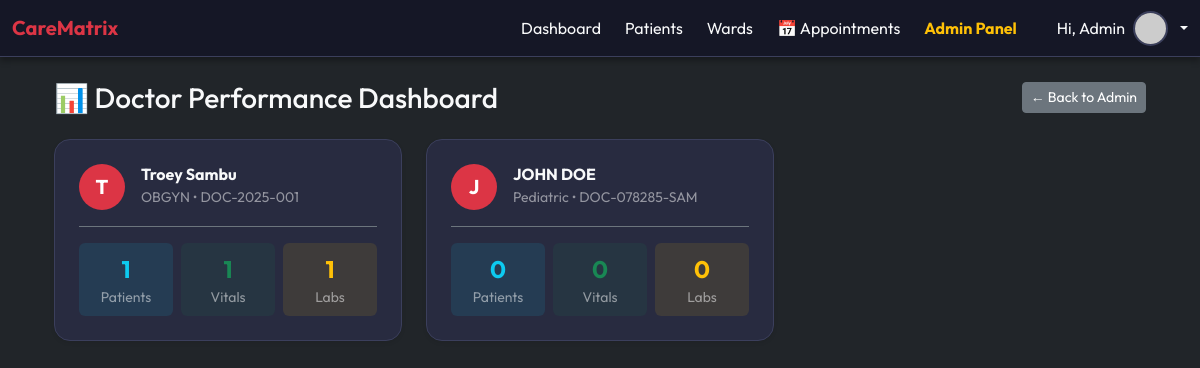
The app's page /performance/ (signed in), older data.
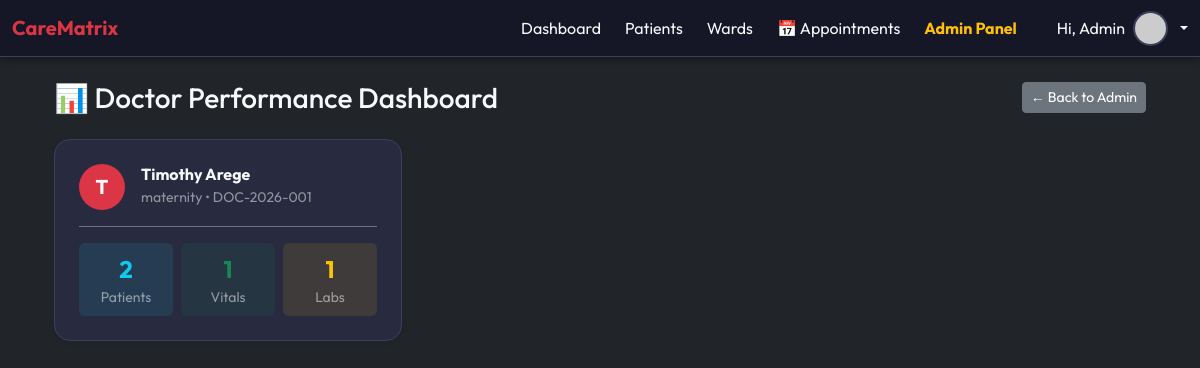
The same page, newer data.
### accounts/models.py (models this page shows, shortened)
class DoctorProfile(models.Model):
    user = models.OneToOneField(User, on_delete=models.CASCADE, related_name='doctor_profile')
    doctor_id = models.CharField(max_length=50, unique=True)
    department = models.CharField(max_length=100, blank=True, null=True)
    phone = models.CharField(max_length=15, blank=True, null=True)

### accounts/views.py (the view)
# urls.py: path('performance/', views.doctor_performance, name='doctor_performance'),
@login_required
@user_passes_test(admin_check)
def doctor_performance(request):
    from patients.models import Patient, VitalSign, LabResult, AuditLog
    from django.db.models import Count
    doctors = DoctorProfile.objects.select_related('user').all()
    performance_data = []
    for profile in doctors:
        doc_name = profile.user.get_full_name() or profile.user.username
        patient_count = Patient.objects.filter(doctor__iexact=doc_name).count()
        vitals_count = VitalSign.objects.filter(patient__doctor__iexact=doc_name).count()
        labs_count = LabResult.objects.filter(patient__doctor__iexact=doc_name).count()
        performance_data.append({
            'doctor': profile,
            'name': doc_name,
            'patient_count': patient_count,
            'vitals_count': vitals_count,
            'labs_count': labs_count,
        })
    return render(request, 'accounts/doctor_performance.html', {
        'performance_data': performance_data
    })

### accounts/views.py (called while the page is built)
def admin_check(user):
    return user.is_superuser

### accounts/templates/accounts/doctor_performance.html
{% extends "base.html" %}
{% block content %}
<div class="container mt-4 mb-5">
    <div class="d-flex justify-content-between align-items-center mb-4">
        <h3 class="text-light mb-0">📊 Doctor Performance Dashboard</h3>
        <a href="{% url 'accounts:admin_dashboard' %}" class="btn btn-secondary btn-sm">← Back to Admin</a>
    </div>
    {% if performance_data %}
    <div class="row g-4">
        {% for item in performance_data %}
        <div class="col-md-6 col-lg-4">
            <div class="content-card p-4 shadow-sm h-100">
                <div class="d-flex align-items-center mb-3 border-bottom border-secondary pb-3">
                    <div class="rounded-circle bg-danger d-flex align-items-center justify-content-center me-3" style="width:46px;height:46px;flex-shrink:0;">
                        <span class="text-white fw-bold fs-5">{{ item.name|first|upper }}</span>
                    </div>
                    <div>
                        <h6 class="text-light mb-0 fw-bold">{{ item.name }}</h6>
                        <small class="text-white-50">{{ item.doctor.department|default:"General" }} &bull; {{ item.doctor.doctor_id }}</small>
                    </div>
                </div>
                <div class="row text-center g-2">
                    <div class="col-4">
                        <div class="p-2 rounded" style="background:rgba(13,202,240,0.1);">
                            <div class="fs-4 fw-bold text-info">{{ item.patient_count }}</div>
                            <div class="text-white-50 small">Patients</div>
                        </div>
                    </div>
                    <div class="col-4">
                        <div class="p-2 rounded" style="background:rgba(25,135,84,0.1);">
                            <div class="fs-4 fw-bold text-success">{{ item.vitals_count }}</div>
                            <div class="text-white-50 small">Vitals</div>
                        </div>
                    </div>
                    <div class="col-4">
                        <div class="p-2 rounded" style="background:rgba(255,193,7,0.1);">
                            <div class="fs-4 fw-bold text-warning">{{ item.labs_count }}</div>
                            <div class="text-white-50 small">Labs</div>
                        </div>
                    </div>
                </div>
            </div>
        </div>
        {% endfor %}
    </div>
    {% else %}
        <div class="content-card p-4 text-center text-white-50">
            <p class="mb-0">No doctors registered yet.</p>
        </div>
    {% endif %}
</div>
{% endblock %}

Row changes from the older to the newer data that the page shows:
removed DoctorProfile: name|first "T", name "Troey Sambu", doctor.department "OBGYN", doctor.doctor_id "DOC-2025-001", patient_count "1", vitals_count "1", labs_count "1"
removed DoctorProfile: name|first "J", name "JOHN DOE", doctor.department "Pediatric", doctor.doctor_id "DOC-078285-SAM", patient_count "0", vitals_count "0", labs_count "0"
added DoctorProfile: name|first "T", name "Timothy Arege", doctor.department "maternity", doctor.doctor_id "DOC-2026-001", patient_count "2", vitals_count "1", labs_count "1"
